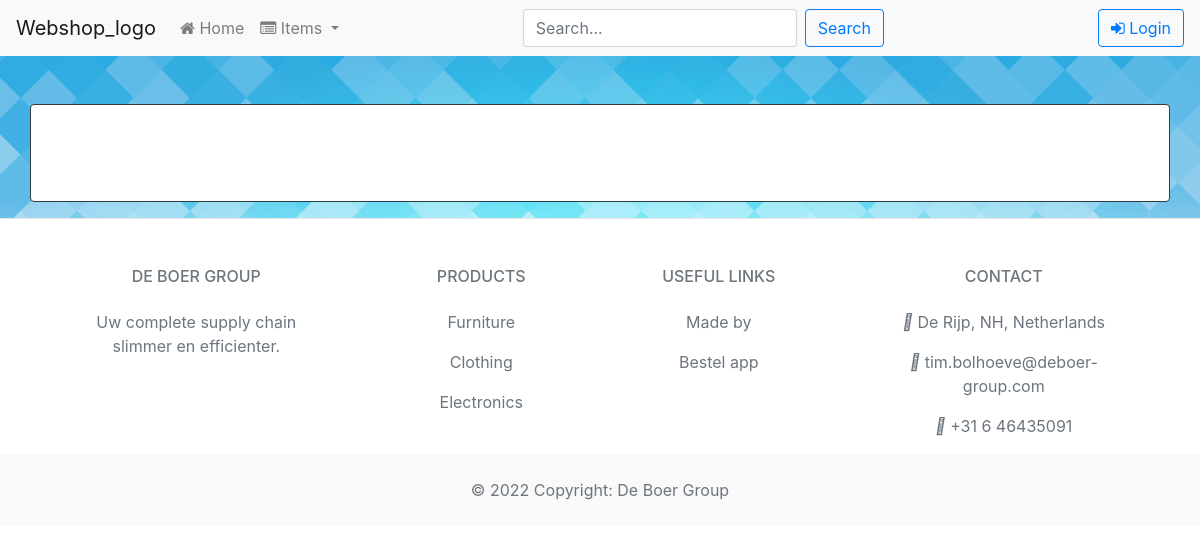
The app's page /, older data.
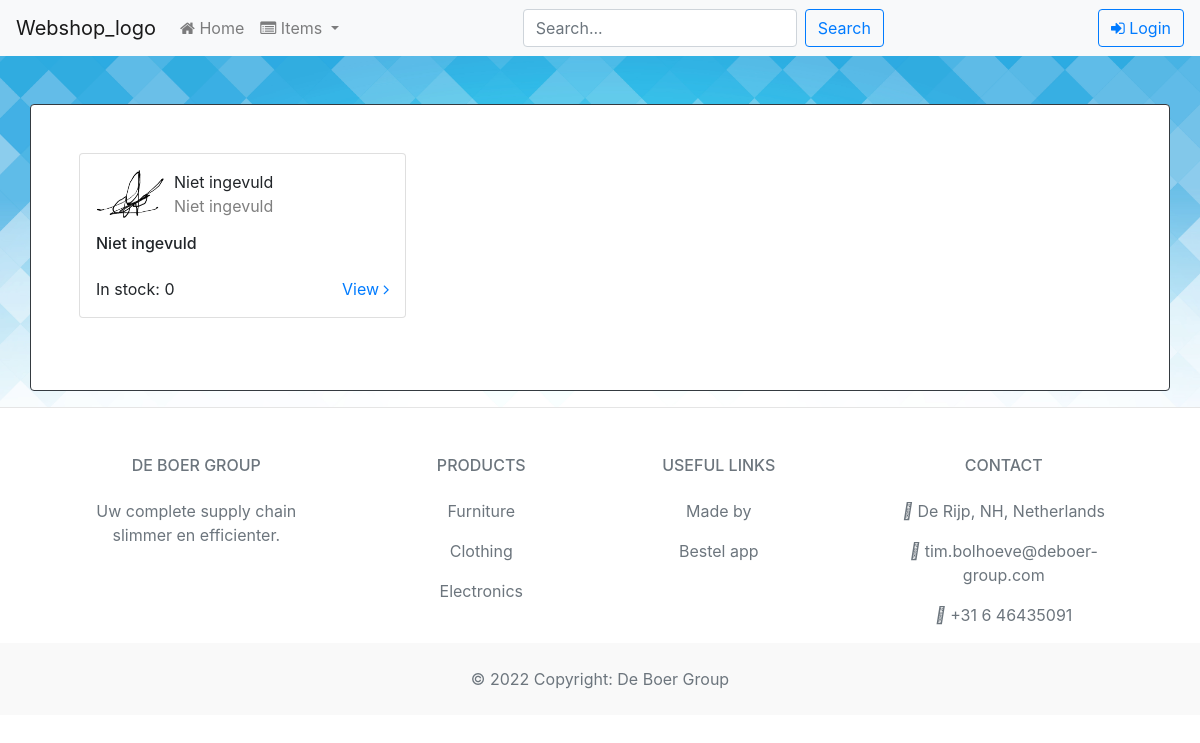
The same page, newer data.
### page/models.py (models this page shows, shortened)
class Item(models.Model):
    name = models.CharField(max_length=255, default='Niet ingevuld')
    description = models.CharField(max_length=255, default='Niet ingevuld')
    price = models.CharField(max_length=255, default='Niet ingevuld')
    type = models.CharField(max_length=255, default='Niet ingevuld')
    stock = models.CharField(max_length=255, default='0')
    image = models.ImageField(upload_to='./static/images')

### page/views.py (the view)
# urls.py: path('', views.index, name='index'),
def index(request):
    item = Item.objects.all().values()
    template = loader.get_template('index.html')
    context = {
        'item': item,
    }
    return HttpResponse(template.render(context, request))

### page/templates/index.html (shortened to what this page needs)
{% extends 'main/header.html' %}
{% block content %}
<div class="container mt-5 p-5 border rounded border-dark bg-white">
    <div class="row">
        {% for product in item %}
            <div class="col-md-4 mb-4">
                <div class="card p-3">
                    <div class="d-flex flex-row mb-3"><img src="{{ product.image }}" width="70">
                        <div class="d-flex flex-column ml-2"><span>{{ product.name }}</span><span class="text-black-50">{{ product.type }}</span></div>
                    </div>
                    <h6>{{ product.description }}</h6>
                    <div class="d-flex justify-content-between install mt-3"><span>In stock: {{ product.stock }}</span><span class="text-primary">View&nbsp;<i class="fa fa-angle-right"></i></span></div>
                </div>
            </div>
        {% endfor %}
    </div>
</div>
{% endblock %}

### page/templates/main/header.html (shortened to what this page needs)
<!DOCTYPE html> {% load static %}
<html>
  <head>
      <link rel="stylesheet" href="https://cdn.jsdelivr.net/npm/bootstrap@4.6.1/dist/css/bootstrap.min.css">
      <link rel="stylesheet" href="https://cdnjs.cloudflare.com/ajax/libs/font-awesome/4.7.0/css/font-awesome.min.css">
  </head>
 <body style="background-image: url('{% static "images/background-blue.jpg" %}'); background-repeat: no-repeat; background-size: 100%;">
    {% include 'main/navbar.html' %}
    {% block content %}
    {% endblock %}
    {% include 'main/footer.html' %}
  </body>
</html>

### page/templates/main/navbar.html (shortened to what this page needs)
<nav class="navbar navbar-expand-lg navbar-light bg-light">
    <a class="navbar-brand" href="{% url 'index' %}">Webshop_logo</a>
    <div class="collapse navbar-collapse" id="navbarSupportedContent">
      <ul class="navbar-nav mr-auto">
        <li class="nav-item">
          <a class="nav-link" href="{% url 'index' %}"><i class="fa fa-home" aria-hidden="true"></i> Home</a>
        </li>
        <li class="nav-item dropdown">
          <a class="nav-link dropdown-toggle" href="#" id="navbarDropdown" role="button" data-toggle="dropdown" aria-haspopup="true" aria-expanded="false">
            <i class="fa fa-list-alt" aria-hidden="true"></i> Items
          </a>
        </li>
      <form class="form-inline my-2 my-lg-0">
        <input class="form-control mr-sm-2" type="search" placeholder="Search..." aria-label="Search">
        <button class="btn btn-outline-primary my-2 my-sm-0" type="submit">Search</button>
      </form>
    </ul>
    {% if user.is_authenticated %}
      <div class="my-2 my-lg-0">
        <li class="nav-item dropdown" style="list-style: none">
          <a class="nav-link dropdown-toggle btn btn-outline-dark my-2 my-sm-0" href="#" id="navbarDropdown" role="button" data-toggle="dropdown" aria-haspopup="true" aria-expanded="false">
            <i class="fa fa-user" aria-hidden="true"></i> {{ user.username }}
          </a>
          <div class="dropdown-menu dropdown-menu-right" aria-labelledby="navbarDropdown">
            {% if perms.user.can_delete_user %}
              <a class="dropdown-item" href="/admin">Admin portal</a>
              <div class="dropdown-divider"></div>
            {% endif %}
            <a class="dropdown-item" href="{% url 'logout' %}">Logout</a>
          </div>
        </li>
      </div>
    {% else %}
      <div class="my-2 my-lg-0">
        <a class="btn btn-outline-primary my-2 my-sm-0" href="{% url 'login' %}"><i class="fa fa-sign-in" aria-hidden="true"></i> Login</a>
      </div>
    {% endif %}
    </div>
  </nav>

### page/templates/main/footer.html (shortened to what this page needs)
<footer class="text-center text-lg-start bg-white text-muted">
    <hr>
    <section class="">
      <div class="container text-center text-md-start mt-5">
        <div class="row mt-3">
          <div class="col-md-3 col-lg-4 col-xl-3 mx-auto mb-4">
            <h6 class="text-uppercase fw-bold mb-4">
              De Boer Group
            </h6>
            <p>
              Uw complete supply chain slimmer en efficienter.
            </p>
          </div>
          <div class="col-md-2 col-lg-2 col-xl-2 mx-auto mb-4">
            <h6 class="text-uppercase fw-bold mb-4">
              Products
            </h6>
            <p>
              <a href="#!" class="text-reset">Furniture</a>
            </p>
            <p>
              <a href="#!" class="text-reset">Clothing</a>
            </p>
            <p>
              <a href="#!" class="text-reset">Electronics</a>
            </p>
          </div>
          <div class="col-md-3 col-lg-2 col-xl-2 mx-auto mb-4">
            <h6 class="text-uppercase fw-bold mb-4">
              Useful links
            </h6>
            <p>
              <a href="https://github.com/Tim-Bolhoeve" target="_blank" class="text-reset">Made by</a>
            </p>
            <p>
              <a href="https://github.com/TimBolhoeve-DBG/bestelapp" target="_blank" class="text-reset">Bestel app</a>
            </p>
          </div>
          <div class="col-md-4 col-lg-3 col-xl-3 mx-auto mb-md-0 mb-4">
            <h6 class="text-uppercase fw-bold mb-4">Contact</h6>
            <p><i class="fas fa-home me-3 text-grayish"></i> De Rijp, NH, Netherlands</p>
            <p>
              <i class="fas fa-envelope me-3 text-grayish"></i>
              tim.bolhoeve@deboer-group.com
            </p>
            <p><i class="fas fa-phone me-3 text-grayish"></i> +31 6 46435091</p>
          </div>
        </div>
      </div>
    </section>
    <div class="text-center p-4" style="background-color: rgba(0, 0, 0, 0.025);">
      © {% now 'Y' %} Copyright:
      <a class="text-reset fw-bold" href="https://deboer-group.com/">De Boer Group</a>
    </div>
  </footer>

Row changes from the older to the newer data that the page shows:
added Item: image (picture), name "Niet ingevuld", type "Niet ingevuld", description "Niet ingevuld", stock "0"
